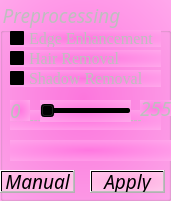
   <widget class="QGroupBox" name="preprocessing_box">
    <property name="enabled">
     <bool>false</bool>
    </property>
    <property name="geometry">
     <rect>
      <x>180</x>
      <y>10</y>
      <width>171</width>
      <height>201</height>
     </rect>
    </property>
    <property name="font">
     <font>
      <family>Monotype Corsiva</family>
      <pointsize>14</pointsize>
      <weight>50</weight>
      <italic>true</italic>
      <bold>false</bold>
     </font>
    </property>
    <property name="styleSheet">
     <string notr="true">background-color: qradialgradient(spread:pad, cx:0.489, cy:0.5, radius:2, fx:0.489, fy:0.494318, stop:0 rgba(255, 119, 224, 255), stop:1 rgba(255, 255, 255, 255));font: italic 14pt &quot;Monotype Corsiva&quot;;

</string>
    </property>
    <property name="title">
     <string>Preprocessing</string>
    </property>
    <widget class="QCheckBox" name="shadowremoval">
     <property name="enabled">
      <bool>false</bool>
     </property>
     <property name="geometry">
      <rect>
       <x>10</x>
       <y>70</y>
       <width>151</width>
       <height>17</height>
      </rect>
     </property>
     <property name="font">
      <font>
       <family>Times New Roman</family>
       <pointsize>12</pointsize>
       <weight>9</weight>
       <italic>false</italic>
       <bold>false</bold>
      </font>
     </property>
     <property name="styleSheet">
      <string notr="true">font: 75 12pt &quot;Times New Roman&quot;;</string>
     </property>
     <property name="text">
      <string>Shadow Removal</string>
     </property>
    </widget>
    <widget class="QCheckBox" name="hairremoval">
     <property name="enabled">
      <bool>false</bool>
     </property>
     <property name="geometry">
      <rect>
       <x>10</x>
       <y>50</y>
       <width>151</width>
       <height>17</height>
      </rect>
     </property>
     <property name="font">
      <font>
       <family>Times New Roman</family>
       <pointsize>12</pointsize>
       <weight>9</weight>
       <italic>false</italic>
       <bold>false</bold>
      </font>
     </property>
     <property name="styleSheet">
      <string notr="true">font: 75 12pt &quot;Times New Roman&quot;;</string>
     </property>
     <property name="text">
      <string>Hair Removal</string>
     </property>
    </widget>
    <widget class="QCheckBox" name="edgeenhacement">
     <property name="enabled">
      <bool>false</bool>
     </property>
     <property name="geometry">
      <rect>
       <x>10</x>
       <y>30</y>
       <width>151</width>
       <height>17</height>
      </rect>
     </property>
     <property name="font">
      <font>
       <family>Times New Roman</family>
       <pointsize>12</pointsize>
       <weight>9</weight>
       <italic>false</italic>
       <bold>false</bold>
      </font>
     </property>
     <property name="styleSheet">
      <string notr="true">font: 75 12pt &quot;Times New Roman&quot;;</string>
     </property>
     <property name="text">
      <string>Edge Enhancement</string>
     </property>
    </widget>
    <widget class="QPushButton" name="applypreprocessing">
     <property name="enabled">
      <bool>false</bool>
     </property>
     <property name="geometry">
      <rect>
       <x>90</x>
       <y>170</y>
       <width>75</width>
       <height>23</height>
      </rect>
     </property>
     <property name="font">
      <font>
       <family>Monotype Corsiva</family>
       <pointsize>14</pointsize>
       <weight>50</weight>
       <italic>true</italic>
       <bold>false</bold>
      </font>
     </property>
     <property name="styleSheet">
      <string notr="true">color: rgb(0, 0, 0);background-color: qradialgradient(spread:pad, cx:0.489, cy:0.5, radius:2, fx:0.489, fy:0.494318, stop:0 rgba(255, 169, 224, 255), stop:1 rgba(255, 255, 255, 255));font: italic 14pt &quot;Monotype Corsiva&quot;;

</string>
     </property>
     <property name="text">
      <string>Apply</string>
     </property>
    </widget>
    <widget class="QPushButton" name="manualpreprocessing">
     <property name="enabled">
      <bool>false</bool>
     </property>
     <property name="geometry">
      <rect>
       <x>0</x>
       <y>170</y>
       <width>75</width>
       <height>23</height>
      </rect>
     </property>
     <property name="font">
      <font>
       <family>Monotype Corsiva</family>
       <pointsize>14</pointsize>
       <weight>50</weight>
       <italic>true</italic>
       <bold>false</bold>
      </font>
     </property>
     <property name="styleSheet">
      <string notr="true">color: rgb(0, 0, 0);background-color: qradialgradient(spread:pad, cx:0.489, cy:0.5, radius:2, fx:0.489, fy:0.494318, stop:0 rgba(255, 169, 224, 255), stop:1 rgba(255, 255, 255, 255));font: italic 14pt &quot;Monotype Corsiva&quot;;

</string>
     </property>
     <property name="text">
      <string>Manual</string>
     </property>
    </widget>
    <widget class="QLabel" name="label_pre">
     <property name="enabled">
      <bool>false</bool>
     </property>
     <property name="geometry">
      <rect>
       <x>10</x>
       <y>140</y>
       <width>161</width>
       <height>21</height>
      </rect>
     </property>
     <property name="font">
      <font>
       <family>Times New Roman</family>
       <pointsize>12</pointsize>
       <weight>9</weight>
       <italic>false</italic>
       <bold>false</bold>
      </font>
     </property>
     <property name="styleSheet">
      <string notr="true">font: 75 12pt &quot;Times New Roman&quot;;</string>
     </property>
     <property name="text">
      <string/>
     </property>
    </widget>
    <widget class="QLabel" name="line_pre">
     <property name="geometry">
      <rect>
       <x>10</x>
       <y>110</y>
       <width>151</width>
       <height>20</height>
      </rect>
     </property>
     <property name="text">
      <string>---------------------------------</string>
     </property>
    </widget>
    <widget class="QLabel" name="seg1_2">
     <property name="enabled">
      <bool>false</bool>
     </property>
     <property name="geometry">
      <rect>
       <x>10</x>
       <y>100</y>
       <width>20</width>
       <height>21</height>
      </rect>
     </property>
     <property name="font">
      <font>
       <family>Monotype Corsiva</family>
       <pointsize>14</pointsize>
       <weight>50</weight>
       <italic>true</italic>
       <bold>false</bold>
      </font>
     </property>
     <property name="text">
      <string>0</string>
     </property>
    </widget>
    <widget class="QSlider" name="pre_bar">
     <property name="enabled">
      <bool>false</bool>
     </property>
     <property name="geometry">
      <rect>
       <x>40</x>
       <y>100</y>
       <width>91</width>
       <height>22</height>
      </rect>
     </property>
     <property name="font">
      <font>
       <family>Monotype Corsiva</family>
       <pointsize>14</pointsize>
       <weight>50</weight>
       <italic>true</italic>
       <bold>false</bold>
      </font>
     </property>
     <property name="orientation">
      <enum>Qt::Horizontal</enum>
     </property>
    </widget>
    <widget class="QLabel" name="seg2_2">
     <property name="enabled">
      <bool>false</bool>
     </property>
     <property name="geometry">
      <rect>
       <x>140</x>
       <y>100</y>
       <width>31</width>
       <height>16</height>
      </rect>
     </property>
     <property name="font">
      <font>
       <family>Monotype Corsiva</family>
       <pointsize>14</pointsize>
       <weight>50</weight>
       <italic>true</italic>
       <bold>false</bold>
      </font>
     </property>
     <property name="text">
      <string>255</string>
     </property>
    </widget>
   </widget>
